Frame 1 (no input): blank canvas, image omitted
Frame 60 (no input): blank canvas, image omitted
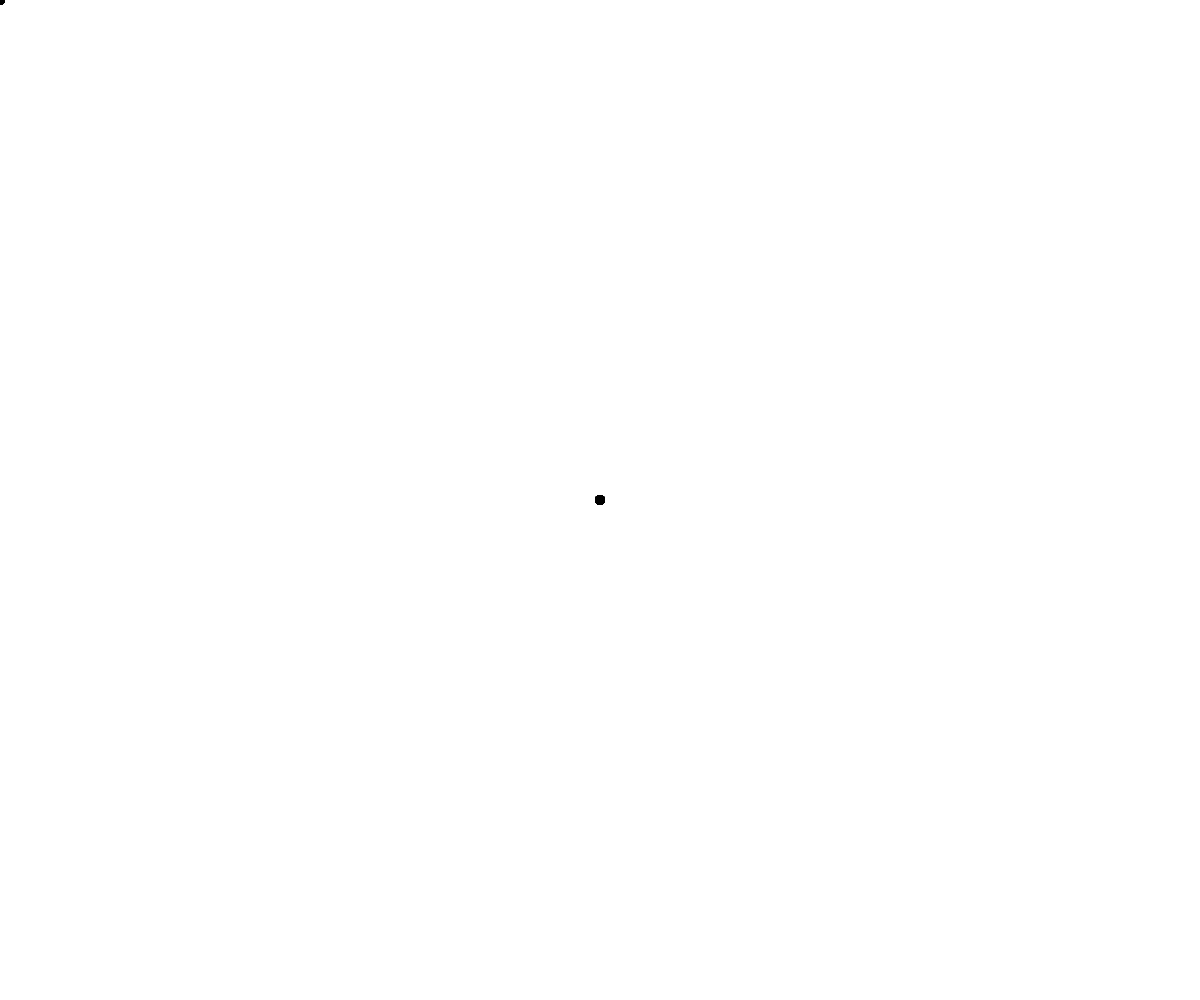
Frame 120 (the mouse pressed at the canvas centre since frame 60)

The p5.js sketch whose frames 1 and 60 were blank and that drew this single picture after the mouse press (run headless with seeded random() and noise() and a simulated clock; from frame 60 on, the mouse is pressed at the canvas centre):

// p5.js sketch
// ── sketch.js
/**
 * Adit Garg
 * IGME-101: Scribbler, 9/12/18
 * Set drawing color based on typed letter
 */

"use strict"; //catch some common coding errors

/**
 * setup : Initialization runs once; called automatically
 * Summarize code that you add
 */
function setup() {
    createCanvas(windowWidth, windowHeight);
    background("white");
    strokeWeight(10);
}

/**
 * draw : Periodically called automatically
 * Summarize code that you add
 */
function draw() {
    point(mouseX, mouseY);

}

function keyPressed() {
    //shape
    if (key === "b" || key === "B") {
        stroke("blue");
    } else if (key === "g" || key === "G") {
        stroke("green");
    } else if (key === "o" || key === "O") {
        stroke("orange");
    } else if (key === "p" || key === "P") {
        stroke("purple");
    } else if (key === "r" || key === "R") {
        stroke("red");
    }

}
